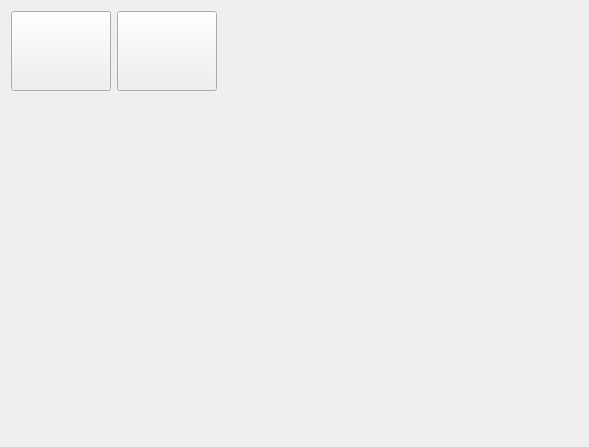
<?xml version="1.0" encoding="UTF-8"?>
<ui version="4.0">
 <class>Cancel_AppointmentManger</class>
 <widget class="QWidget" name="Cancel_AppointmentManger">
  <property name="geometry">
   <rect>
    <x>0</x>
    <y>0</y>
    <width>589</width>
    <height>447</height>
   </rect>
  </property>
  <property name="windowTitle">
   <string>Form</string>
  </property>
  <layout class="QGridLayout" name="gridLayout_2">
   <item row="0" column="0">
    <layout class="QVBoxLayout" name="verticalLayout_2">
     <item>
      <layout class="QHBoxLayout" name="horizontalLayout_3">
       <item>
        <widget class="QPushButton" name="returnBtn">
         <property name="minimumSize">
          <size>
           <width>100</width>
           <height>80</height>
          </size>
         </property>
         <property name="maximumSize">
          <size>
           <width>100</width>
           <height>80</height>
          </size>
         </property>
         <property name="sizeIncrement">
          <size>
           <width>0</width>
           <height>0</height>
          </size>
         </property>
         <property name="text">
          <string/>
         </property>
         <property name="icon">
          <iconset resource="../Resource/icom.qrc">
           <normaloff>:/returnExit.png</normaloff>:/returnExit.png</iconset>
         </property>
         <property name="iconSize">
          <size>
           <width>50</width>
           <height>50</height>
          </size>
         </property>
        </widget>
       </item>
       <item>
        <widget class="QPushButton" name="refreshButton">
         <property name="minimumSize">
          <size>
           <width>100</width>
           <height>80</height>
          </size>
         </property>
         <property name="maximumSize">
          <size>
           <width>100</width>
           <height>80</height>
          </size>
         </property>
         <property name="text">
          <string/>
         </property>
         <property name="icon">
          <iconset resource="../Resource/icom.qrc">
           <normaloff>:/refresh.png</normaloff>:/refresh.png</iconset>
         </property>
         <property name="iconSize">
          <size>
           <width>50</width>
           <height>50</height>
          </size>
         </property>
        </widget>
       </item>
       <item>
        <spacer name="horizontalSpacer_6">
         <property name="orientation">
          <enum>Qt::Horizontal</enum>
         </property>
         <property name="sizeHint" stdset="0">
          <size>
           <width>40</width>
           <height>20</height>
          </size>
         </property>
        </spacer>
       </item>
      </layout>
     </item>
     <item>
      <spacer name="verticalSpacer_4">
       <property name="orientation">
        <enum>Qt::Vertical</enum>
       </property>
       <property name="sizeType">
        <enum>QSizePolicy::Minimum</enum>
       </property>
       <property name="sizeHint" stdset="0">
        <size>
         <width>20</width>
         <height>18</height>
        </size>
       </property>
      </spacer>
     </item>
     <item>
      <layout class="QVBoxLayout" name="verticalLayout_3">
       <item>
        <widget class="QWidget" name="widget_2" native="true">
         <property name="styleSheet">
          <string notr="true"/>
         </property>
         <layout class="QVBoxLayout" name="verticalLayout_4">
          <item>
           <layout class="QVBoxLayout" name="placeholderLayout"/>
          </item>
          <item>
           <widget class="QTableView" name="tableView">
            <property name="styleSheet">
             <string notr="true">background-color: transparent;
border: none;</string>
            </property>
           </widget>
          </item>
         </layout>
        </widget>
       </item>
      </layout>
     </item>
     <item>
      <spacer name="verticalSpacer_6">
       <property name="orientation">
        <enum>Qt::Vertical</enum>
       </property>
       <property name="sizeType">
        <enum>QSizePolicy::Minimum</enum>
       </property>
       <property name="sizeHint" stdset="0">
        <size>
         <width>20</width>
         <height>18</height>
        </size>
       </property>
      </spacer>
     </item>
    </layout>
   </item>
  </layout>
 </widget>
 <resources>
  <include location="../Resource/icom.qrc"/>
 </resources>
 <connections/>
</ui>
